Frame 1 (no input): blank canvas, image omitted
Frame 60 (the mouse pressed at the canvas centre just before this capture): blank canvas, image omitted
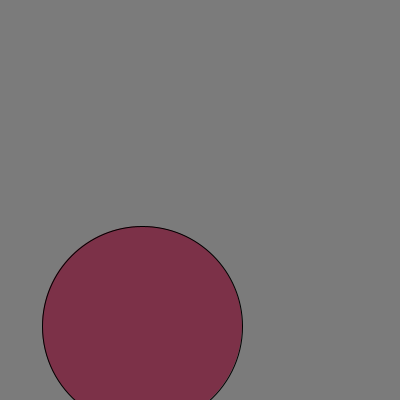
Frame 120 (the mouse held since frame 60 and released just before this capture)

The Processing sketch whose frames 1 and 60 were blank and that drew this single picture after the mouse press (run headless with seeded random() and noise(); from frame 60 on, the mouse is pressed at the canvas centre):

// Processing sketch: s06e00cringelings
// ── s06e00cringelings.pde
// Expresión Digital 2 - Diseño Digital - UDD - 2016
// Catalina Ringeling Selman
// s06e00cringelings

int x, y, velx, vely, t;
color c1;

color bl, ng, c, m;

void setup() {
  size(400, 400);
  x = (int)random(width);
  y = height / 2;
  velx = 4;
  vely = 6;
  t = 50;
  c1 = color (80, 149, 100);
  
  bl = color(255);
  ng = color(#509564);
  c = color(#7C3148);
  m = color(#FF0000);
  
}

void draw() {
  t = mouseY;
  background(123);
  fill(c1);
  ellipse(x, y, t, t);
  
  x += velx;
  y += vely;
  
  if (x > width-10 || x < t / 2) {  // || es o - esto o esto - esto || esto.
    velx *= -1;
    int r = (int)random(4);
    if (r == 0) {
      c1 = bl;
    }
        if (r > 0) {
      c1 = m;
    }
        if (r < 0) {
      c1 = ng;
    }
        if (r >= 0) {
      c1 = c;
    }
  }
    
  if (y > height-10 || y < t / 2) {
    vely *= -1;
    fill(124, 49, 72);
  
}
}
